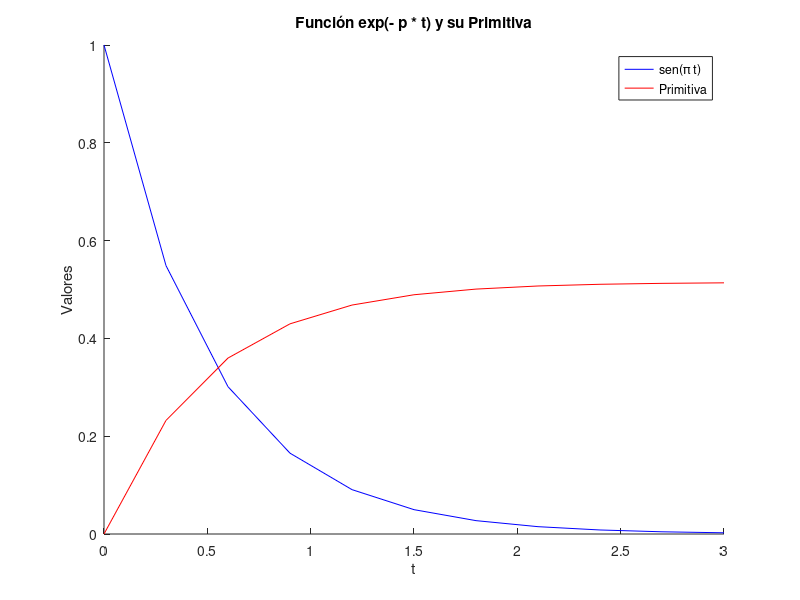
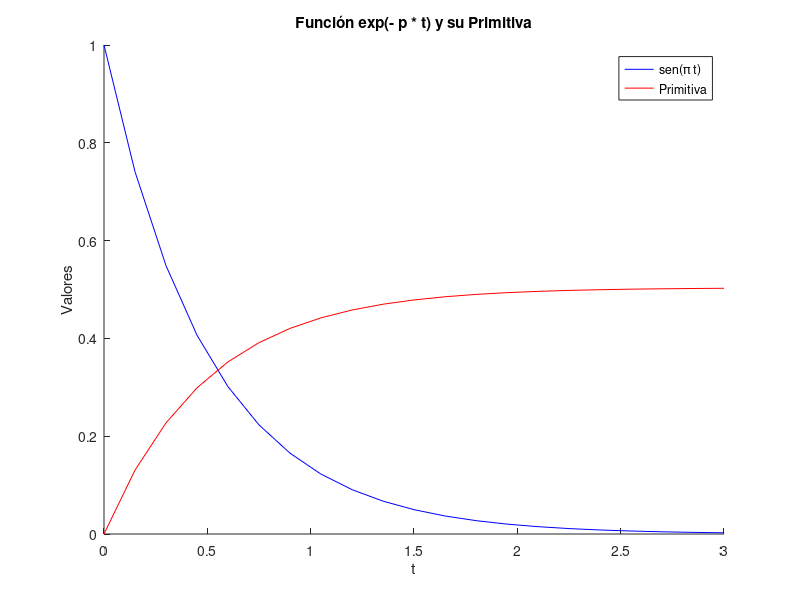
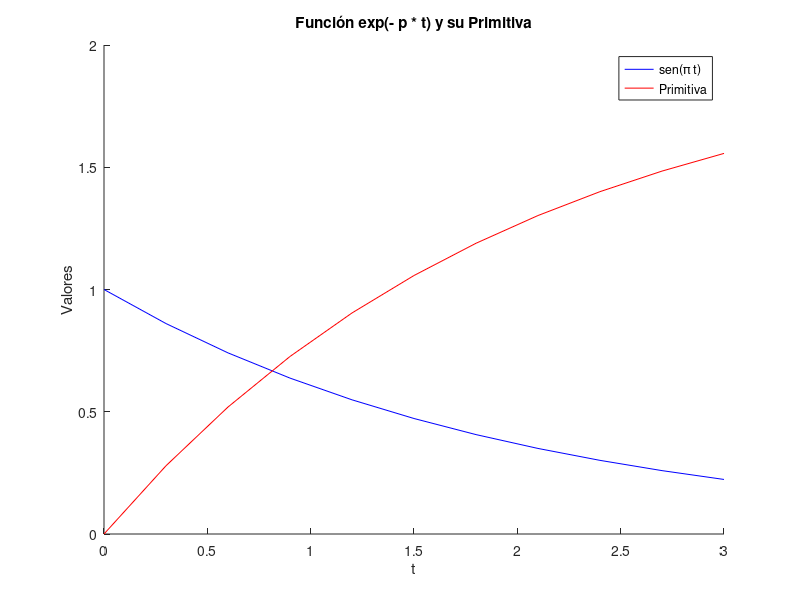
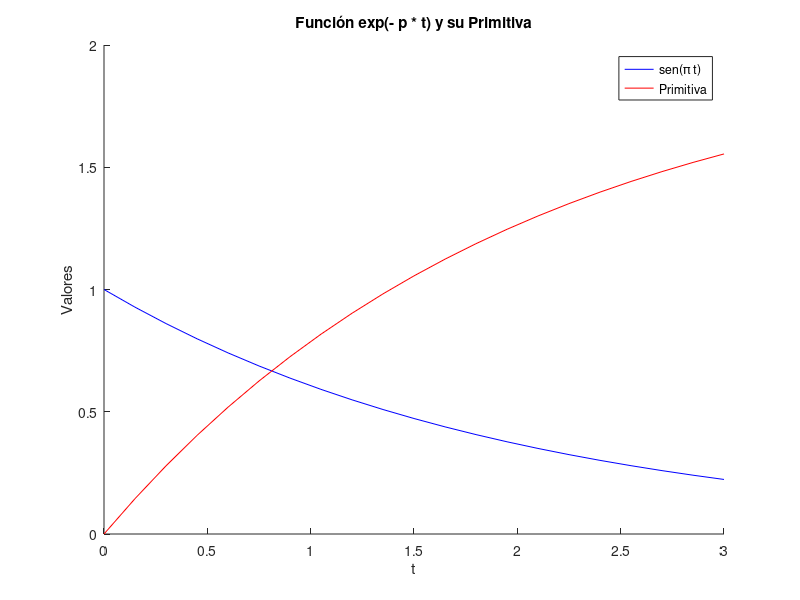

Write the MATLAB code that produced these figures, in order.
%Ejercicio 6
a = 0; b = 3;
g0 = 0;

%Posibles valores de p y N
p_values = [2, 0.5];
N_values = [10, 20];
trapecios_values = [];
f_values = [];

for p = p_values
  %definir funcion
  f = @(t) exp(- p * t);
  fprintf('Resultados para p = %.2f\n', p);

  for N = N_values
   % Inicializamos la matriz (N+1 x N+1)
    M = zeros(N+1, N+1);
    g0_vector = g0 * ones(N+1, 1);

    t_values = linspace(a, b, N+1);
    f_values = f(t_values)'; %' transpuesta

    for i = 1 : N+1
     for j = 1 : N+1
          if j == 1  % Primera columna
             M(i, j) = 1;
          elseif i == j  % Diagonal principal
             M(i, j) = 1;
          elseif i > j  % Elementos por debajo de la diagonal principal
            M(i, j) = 2;
          end
      end
     end

  M(1, 1) = 0;  % Ajustar la posición (1,1) a 0 según la imagen que enviaste

  h = (b - a) / N;

  trapecios_values = g0_vector + (h/2) * M * f_values;

   % Mostrar el resultado final
  disp('Resultados Trapecios:');
  disp(trapecios_values);

  figure;
  hold on;
  plot(t_values, f_values, 'b-', 'DisplayName', 'sen(\pi t)');  % Gráfico en azul
  plot(t_values, trapecios_values, 'r-', 'DisplayName', 'Primitiva');  % Gráfico en rojo
  legend('show');
  xlabel('t');
  ylabel('Valores');
  title('Función exp(- p * t) y su Primitiva');
  hold off;

  end
end
